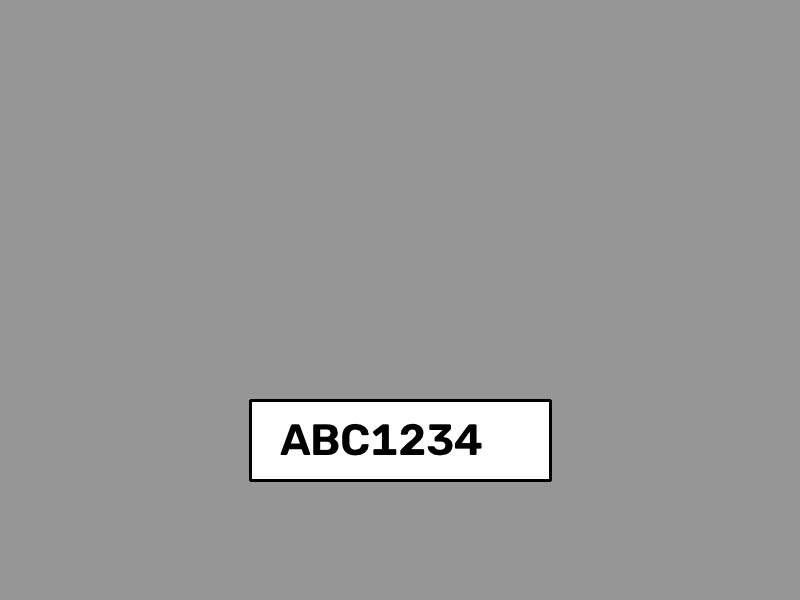
#> input picture data/images/test.jpg, 800 x 600 px
$ python main.py
#> lines starting #> are read from the running program, lines starting #| are printed output that depends on the picture; after the words box and inside, x2 and y2 are one past the last pixel; in counts of white or black regions, pixels touching at a corner belong together
### src/utils.py
import os
import cv2
import numpy as np
import string
import config

def ensure_directories_exist():
    """Ensures necessary directories exist."""
    os.makedirs(config.TEMPLATES_DIR, exist_ok=True)
    os.makedirs(config.RESULTS_DIR, exist_ok=True)
    os.makedirs("data/images/", exist_ok=True)

def generate_mock_templates():
    """
    Generates synthetic A-Z and 0-9 templates if they do not exist.
    This creates basic black-on-white images of characters using OpenCV's putText.
    """
    ensure_directories_exist()
    characters = string.ascii_uppercase + string.digits

    font = cv2.FONT_HERSHEY_SIMPLEX
    font_scale = 2
    thickness = 3

    for char in characters:
        path = os.path.join(config.TEMPLATES_DIR, f"{char}.jpg")
        if not os.path.exists(path):
            # Create a white image
            img = np.ones((100, 80), dtype=np.uint8) * 255

            # Get text size to center it
            text_size = cv2.getTextSize(char, font, font_scale, thickness)[0]
            text_x = (img.shape[1] - text_size[0]) // 2
            text_y = (img.shape[0] + text_size[1]) // 2

            # Draw black text
            cv2.putText(img, char, (text_x, text_y), font, font_scale, 0, thickness)
            cv2.imwrite(path, img)
#> this loop made 36 passes
#> pass 1, in generate_mock_templates, `cv2.imwrite(path, img)`:
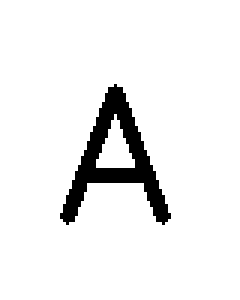
#> saved as A.jpg: shape (100, 80) (shown 3 times larger); 93.2% white; 1 black region, box (x1, y1, x2, y2) and area: (20, 28, 57, 75) 543
#> pass 2, in generate_mock_templates, `cv2.imwrite(path, img)`:
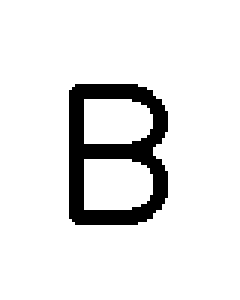
#> saved as B.jpg: shape (100, 80) (shown 3 times larger); 90.5% white; 1 black region, box (x1, y1, x2, y2) and area: (23, 28, 56, 75) 760

# [26 lines left out: function generate_mock_test_image, not called in this run]

### src/detector/yolo_detector.py
import os
import cv2
import config

try:
    from ultralytics import YOLO
except ImportError:
    # Fallback to prevent immediate crash if ultralytics is missing (though it shouldn't be)
    YOLO = None

class YoloDetector:
    def __init__(self):
        """
        Carrega o modelo YOLO especificado nas configurações.
        """
        if YOLO is None:
            raise ImportError("A biblioteca ultralytics não está instalada. Rode: pip install ultralytics")

        self.model_path = config.YOLO_MODEL_PATH

        # We try to load the model. If it doesn't exist, we fallback to a pre-trained yolov8n
        # just so the user can test the code without crashing if they haven't downloaded a custom plate model yet.
        if os.path.exists(self.model_path):
            self.model = YOLO(self.model_path)
        else:
            print(f"Aviso: Modelo YOLO em {self.model_path} não encontrado.")
            print("Carregando o modelo base yolov8n.pt para não quebrar a execução...")
            self.model = YOLO('yolov8n.pt')

    # [40 lines left out: function detect, not called in this run]

### main.py
import cv2
import sys
import os

from src.preprocessing import preprocess_plate_for_segmentation
from src.detector.yolo_detector import YoloDetector
from src.character_segmentation import segment_characters
from src.character_recognition import CharacterRecognizer
from src.visualization import (
    show_pipeline_steps,
    show_plate_detection,
    show_segmented_characters,
    show_final_result
)
from src.utils import generate_mock_templates, generate_mock_test_image

def main(image_path):
    print(f"Processing image: {image_path}")

    # 0. Load Image
    if not os.path.exists(image_path):
        print(f"Error: Image {image_path} not found.")
        sys.exit(1)

    image = cv2.imread(image_path)
    if image is None:
        print("Error: Could not read image.")
        sys.exit(1)

    # 1. Plate Detection with YOLO
    print("Detecting license plate with YOLO...")
    detector = YoloDetector()
    best_box = detector.detect(image)

    show_plate_detection(image, best_box)

    if best_box is None:
        print("Failed to detect a license plate with YOLO.")
        sys.exit(1)

    # Crop Plate (exact bounding box to avoid dark borders)
    x, y, w, h, conf = best_box
    y1, y2 = max(0, y), min(image.shape[0], y + h)
    x1, x2 = max(0, x), min(image.shape[1], x + w)

    plate_img = image[y1:y2, x1:x2].copy()

    # 2. Preprocessing Pipeline for the cropped plate
    print("Running preprocessing pipeline on cropped plate (Grayscale -> Gaussian -> Threshold -> Morphology)...")
    preprocessed, intermediate_results = preprocess_plate_for_segmentation(plate_img)

    # Display preprocessing steps
    show_pipeline_steps(plate_img, intermediate_results)

    # 3. Character Segmentation
    print("Segmenting characters...")
    characters, binary_plate, char_contours = segment_characters(plate_img)

    show_segmented_characters(characters)

    if not characters:
        print("Failed to segment any characters.")
        sys.exit(1)

    # 4. Character Recognition
    print("Recognizing characters...")
    recognizer = CharacterRecognizer()
    plate_text = recognizer.recognize_plate(characters)

    print(f"=====================================")
    print(f"Recognized Plate: {plate_text}")
    print(f"=====================================")

    # 5. Final Result Visualization
    show_final_result(image, plate_text, best_box)

if __name__ == "__main__":
    # Setup step: generate templates if they don't exist
    generate_mock_templates()

    if len(sys.argv) > 1:
        img_path = sys.argv[1]
    else:
        # Check for real images first
        images = sorted([f for f in os.listdir("data/images") if f.endswith(('.jpg', '.png'))])
        if images:
            print("=====================================")
            print("Selecione a imagem que deseja testar:")
            for i, img_name in enumerate(images):
                print(f"{i + 1}. {img_name}")
            print("=====================================")

            try:
                choice = input("Digite o número da imagem (ou pressione Enter para escolha aleatória): ").strip()
                if not choice:
                    import random
                    img_path = os.path.join("data/images", random.choice(images))
                    print(f"Nenhuma escolha feita. Imagem aleatória selecionada: {img_path}")
                else:
                    index = int(choice) - 1
                    if 0 <= index < len(images):
                        img_path = os.path.join("data/images", images[index])
                    else:
                        print("Opção inválida. Usando a primeira imagem da lista.")
                        img_path = os.path.join("data/images", images[0])
            except ValueError:
                print("Entrada inválida. Usando a primeira imagem da lista.")
                img_path = os.path.join("data/images", images[0])
        else:
            print("Nenhum caminho de imagem fornecido e nenhuma imagem encontrada. Gerando mock...")
            img_path = "data/images/test.jpg"
            generate_mock_test_image(img_path)

    main(img_path)
#> in main, image is the input picture: shape (600, 800, 3); min 0, max 255, mean 152.7
#> (the call stopped at in __init__, `self.model = YOLO('yolov8n.pt')`: ultralytics is not available in this run)
